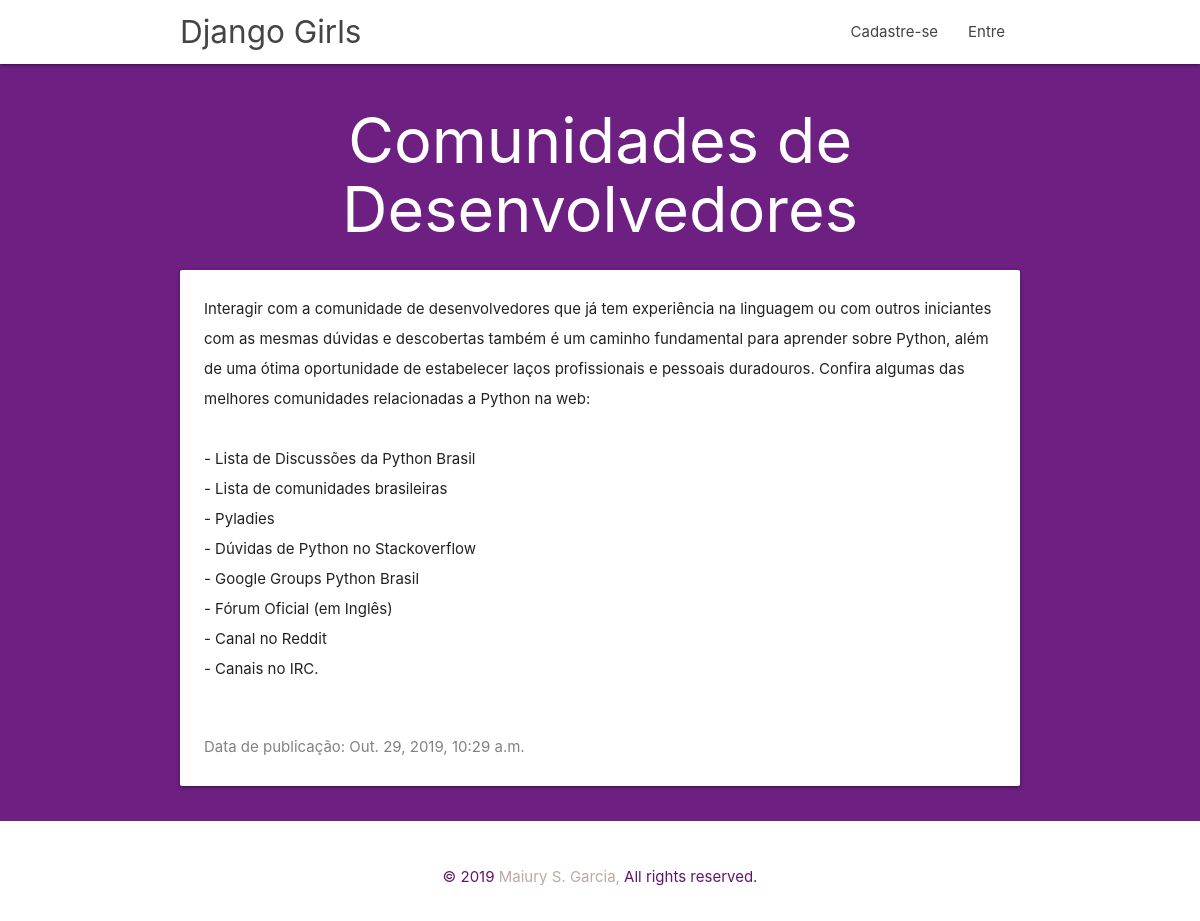
The app's page /post/2/ with its own data.
### blog/models.py (models this page shows, shortened)
class Post(models.Model):
    author = models.ForeignKey(
        settings.AUTH_USER_MODEL, on_delete=models.CASCADE)
    title = models.CharField(max_length=200)
    text = models.TextField()
    created_date = models.DateTimeField(default=timezone.now)
    published_date = models.DateTimeField(blank=True, null=True)

### blog/views.py (the view)
# urls.py: path('post/<int:pk>/', views.post_detail, name='post_detail'),
def post_detail(request, pk):
    post = get_object_or_404(Post, pk=pk)
    return render(request, 'blog/post_detail.html', {'post': post})

### blog/templates/blog/post_detail.html (shortened to what this page needs)
{% extends 'blog/base.html' %}
{% block content %}
    <div class="row">
        <div>
            <center><h1><span class="card-title">{{ post.title }}</span></h1>
            </center>
            <div class="card">
              <div class="card-content">
                <p>{{ post.text|linebreaksbr }}</p>
              </div>
              <div class="card-content date">
                  <p>Data de publicação: {{ post.published_date }}</p>
              </div>
            </div>
        </div>
    </div>
{% endblock %}

### blog/static/css/style.css (style rules this page uses)
p { line-height: 2rem; }

### blog/static/css/blog.css (style rules this page uses)
.date { color: #828282; }
h1, h5 { color: #6d1f82; }
.fundo, h1, h5 { background-color: #6d1f82; color: #ffffff; }
body { background-color: #6d1f82; }

### records on screen
Post: title "Comunidades de Desenvolvedores", text "Interagir com a comunidade de desenvolvedores que já tem experiência na linguagem ou com outros iniciantes com as mesmas dúvidas e descobertas também é um caminho fundamental para aprender sobre Python, além de uma ótima oportunidade de estabelecer laços profissionais e pessoais duradouros. Confira algumas das melhores comunidades relacionadas a Python na web: - Lista de Discussões da Python Brasil - Lista de comunidades brasileiras - Pyladies - Dúvidas de Python no Stackoverflow - Google Groups Python Brasil - Fórum Oficial (em Inglês) - Canal no Reddit - Canais no IRC.", published_date "Out. 29, 2019, 10:29 a.m."
